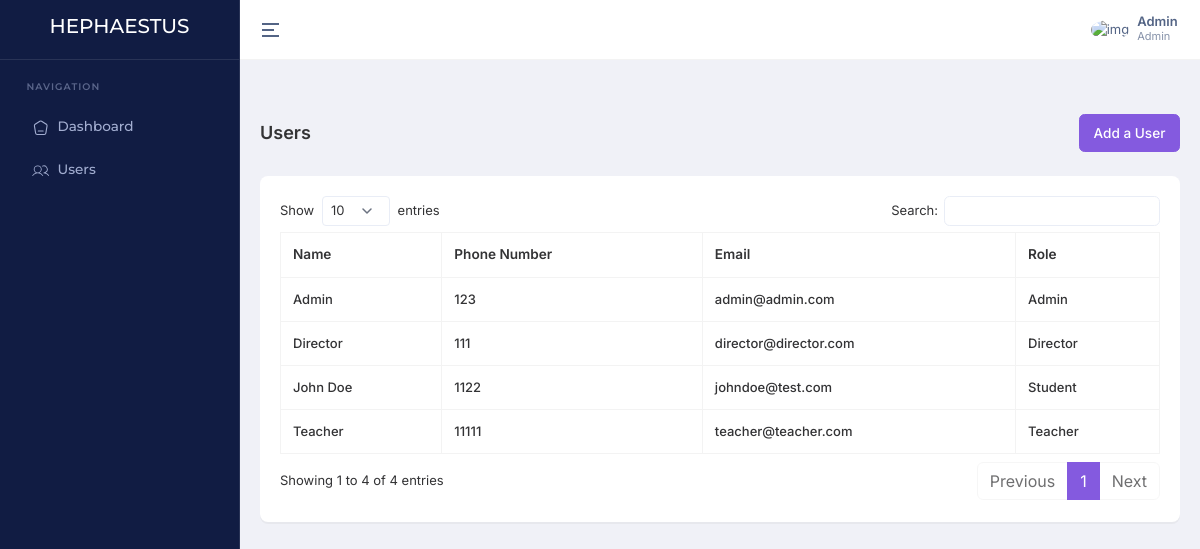
Page /users/ (signed in) on the committed database.
### account/models.py (models this page shows, shortened)
class User(AbstractBaseUser, PermissionsMixin):
    ROLE_CHOICES = (
        ('Admin', 'Admin'),
        ('Director', 'Director'),
        ('Teacher', 'Teacher'),
        ('Student', 'Student'),
    )
    email = models.EmailField(unique=True)
    name = models.CharField(max_length=255)
    slug = models.SlugField(unique=True, blank=True)
    phone_number = models.CharField(max_length=15, unique=True)
    image = ProcessedImageField(
        upload_to=user_image_path,
        processors=[ResizeToFill(720, 720)],
        format='JPEG',
        options={'quality': 90},
        null=True,
        blank=True,
    )
    role = models.CharField(max_length=30, choices=ROLE_CHOICES)
    added_by = models.ForeignKey('self', on_delete=models.CASCADE, null=True, blank=True, related_name='added_users')
    created_at = models.DateTimeField(default=timezone.now)
    updated_at = models.DateTimeField(auto_now=True)
    is_active = models.BooleanField(default=True)
    is_staff = models.BooleanField(default=False)
    objects = CustomUserManager()
    USERNAME_FIELD = 'phone_number'
    REQUIRED_FIELDS = ['name', 'email']

### home/views.py (the view)
# urls.py: path('users/', getUsers, name='getUsers'),
@login_required
def getUsers(request):
    getUsers = User.objects.all().order_by('-created_at')
    context = {
        'getUsers': getUsers
    }
    return render(request, 'pages/users/index.html', context)

### templates/pages/users/index.html (shortened to what this page needs)
{% extends "layouts/app.html" %}
{% block content %}
    <div class="container-fluid">
        <div class="d-md-flex d-block align-items-center justify-content-between my-4 page-header-breadcrumb">
            <h1 class="page-title fw-semibold fs-18 mb-0">Users</h1>
            <div class="ms-md-1 ms-0">
                <nav>
                    <ol class="breadcrumb mb-0">
                        <a class="btn btn-primary" href="{% url 'home:addUser' %}">
                            Add a User
                        </a>
                    </ol>
                </nav>
            </div>
        </div>
        <div class="row">
            <div class="col-xl-12">
                <div class="card custom-card">
                    <div class="card-body">
                        <div class="table-responsive">
                            <table id="datatable" class="table table-bordered text-nowrap w-100">
                                <thead>
                                    <tr>
                                        <th>Name</th>
                                        <th>Phone Number</th>
                                        <th>Email</th>
                                        <th>Role</th>
                                    </tr>
                                </thead>
                                <tbody>
                                    {% for user in getUsers %}
                                        <tr>
                                            <td>{{ user.name }}</td>
                                            <td>{{ user.phone_number }}</td>
                                            <td>{{ user.email }}</td>
                                            <td>{{ user.role }}</td>
                                        </tr>
                                    {% endfor %}
                                </tbody>
                            </table>
                        </div>
                    </div>
                </div>
            </div>
        </div>
    </div>
{% endblock %}

### templates/inc/header.html (shortened to what this page needs)
<header class="app-header">
    <div class="main-header-container container-fluid">
        <div class="header-content-left">
            <div class="header-element">
                <a aria-label="Hide Sidebar" class="sidemenu-toggle header-link animated-arrow hor-toggle horizontal-navtoggle" data-bs-toggle="sidebar" href="javascript:void(0);"><span></span></a>
            </div>
        </div>
        <div class="header-content-right">
            <div class="header-element">
                <a href="javascript:void(0);" class="header-link dropdown-toggle" id="mainHeaderProfile" data-bs-toggle="dropdown" data-bs-auto-close="outside" aria-expanded="false">
                    <div class="d-flex align-items-center">
                        <div class="me-sm-2 me-0">
                            <img src="https://cdn.pixabay.com/photo/2015/10/05/22/37/blank-profile-picture-973460_960_720.png" alt="img" width="32" height="32" class="rounded-circle">
                        </div>
                        <div class="d-sm-block d-none">
                            <p class="fw-semibold mb-0 lh-1">{{ request.user.name }}</p>
                            <span class="op-7 fw-normal d-block fs-11">{{ request.user.role }}</span>
                        </div>
                    </div>
                </a>
            </div>
        </div>
    </div>
</header>

### rows in the picture
User: user.name "Admin", user.role "Admin", name "Admin", phone_number "123", email "admin@admin.com", role "Admin"
User: name "John Doe", phone_number "1122", email "johndoe@test.com", role "Student"
User: name "Teacher", phone_number "11111", email "teacher@teacher.com", role "Teacher"
User: name "Director", phone_number "111", email "director@director.com", role "Director"
